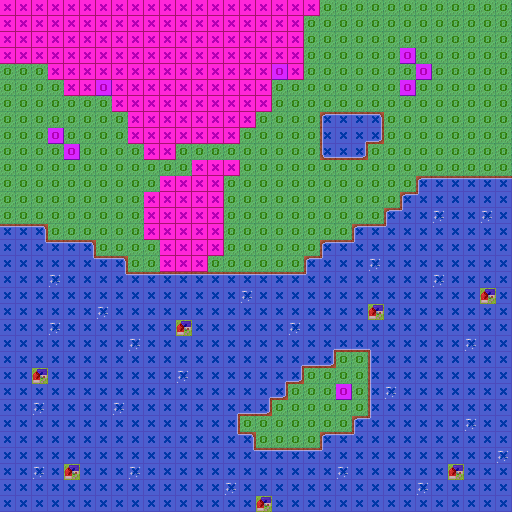

A 2D game scene composited from a Tiled map and its tileset images. What follows is a short description and the map's XML, with each tile layer's data collapsed to a summary:
An orthogonal 32x32 tile map with 16x16 px tiles, 2 tile layers (Tile Layer 1, Tile Layer 2), 2 tilesets.

<map version="1.0" orientation="orthogonal" renderorder="right-down" width="32" height="32" tilewidth="16" tileheight="16" nextobjectid="1">
 <tileset firstgid="1" name="world" tilewidth="16" tileheight="16">
  <image source="../../world.png" trans="ff00ff" width="256" height="256" />
 </tileset>
 <tileset firstgid="257" name="collisionmap" tilewidth="16" tileheight="16">
  <image source="../../collisionmap.png" trans="ff00ff" width="32" height="16" />
 </tileset>
 <layer name="Tile Layer 1" width="32" height="32">
  <data>[1024 cells, 1024 non-empty, 32 distinct tile ids]</data>
 </layer>
 <layer name="Tile Layer 2" width="32" height="32" opacity="0.3">
  <data>[1024 cells, 1024 non-empty, 2 distinct tile ids]</data>
 </layer>
</map>